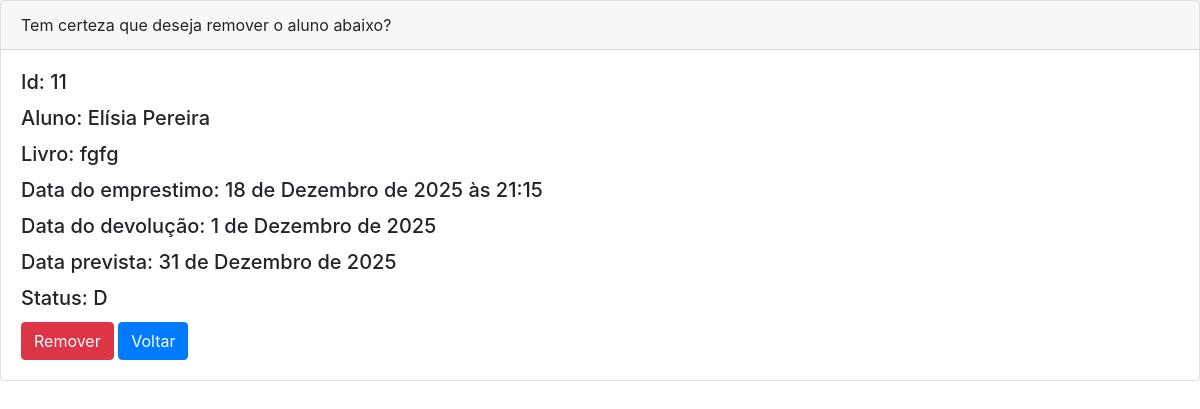
The app's page /emprestimos/excluir_emprestimo/11 with its own data.
### apps/emprestimos/models.py (models this page shows, shortened)
class Emprestimo(models.Model):
    aluno_id = models.ForeignKey(Aluno, verbose_name='Aluno', on_delete=models.CASCADE)
    livro_id = models.ForeignKey(Livro, verbose_name='Livro',on_delete=models.CASCADE)
    data_emprestimo = models.DateTimeField(verbose_name='Data Empréstimo', auto_now_add=True)
    data_devolucao = models.DateField(verbose_name='Data Devolução', default=date.today)
    data_prevista_devolucao = models.DateField(verbose_name='Previsão devolução')
    status = models.CharField(max_length=1, choices=[('E','Emprestado'), ('D','Devolvido')])
    class Meta:
        db_table = 'Emprestimo'
        verbose_name = 'Emprestimo'
        verbose_name_plural = 'Emprestimos'
        ordering = ['status']
        managed = True

### apps/alunos/models.py (models this page shows, shortened)
class Aluno(models.Model):
    nome = models.CharField(max_length=100, blank=False, null=False)
    matricula = models.CharField(max_length=20, blank=False, null=False)
    email = models.EmailField(blank=False, null=False)
    telefone = models.CharField(max_length=20, blank=False, null=False)
    data_criacao = models.DateTimeField(auto_now_add=True)
    ultima_modificacao = models.DateTimeField(auto_now=True)
    data_evento = models.DateField(default=date.today)
    class Meta:
        db_table = 'Aluno'
        verbose_name = 'Aluno'
        verbose_name_plural = 'Alunos'
        ordering = ['nome']

### apps/livros/models.py (models this page shows)
class Livro(models.Model):
    titulo = models.CharField(max_length=100, blank=False, null=False)
    autor = models.CharField(max_length=100, blank=False, null=False)
    edicao = models.CharField(max_length=2)
    editora = models.CharField(max_length=50)
    ano_publicacao = models.DateField(blank=False, null=False)
    isbn = models.CharField(max_length=14)
    numero_paginas = models.IntegerField(blank=False, null=False)
    def __str__(self):
        return self.titulo
    class Meta:
        db_table = 'Livro'
        verbose_name = 'Livro'
        verbose_name_plural = 'Livros'
        ordering = ['titulo']

### apps/emprestimos/views.py (the view)
# urls.py: path('excluir_emprestimo/<int:id>', views.excluir_emprestimo, name='excluir_emprestimo'),
def excluir_emprestimo(request, id):
    template_name = 'emprestimos/excluir_emprestimo.html'
    emprestimo = Emprestimo.objects.get(id=id)
    context = {'emprestimo': emprestimo}
    if request.method == "POST":
        emprestimo.delete()
        messages.error(request, 'O emprestimo foi excluído com sucesso.')
        return redirect('emprestimos:listar_emprestimos')
    return render(request, template_name, context)

### apps/alunos/models.py (called while the page is built)
    def __str__(self):
        return self.nome

### apps/emprestimos/templates/emprestimos/excluir_emprestimo.html (shortened to what this page needs)
<!DOCTYPE html>
<html lang="pt-br">
<head>
    <link rel="stylesheet" href="https://cdn.jsdelivr.net/npm/bootstrap@4.6.1/dist/css/bootstrap.min.css">
    <link rel="stylesheet" href="https://cdnjs.cloudflare.com/ajax/libs/font-awesome/4.7.0/css/font-awesome.min.css">
</head>
<body>
<div class="card">
    <div class="card-header">
        Tem certeza que deseja remover o aluno abaixo?
    </div>
    <div class="card-body">
        <h5 class="card-title">Id: {{emprestimo.id}}</h5>
        <h5 class="card-title">Aluno: {{emprestimo.aluno_id}}</h5>
        <h5 class="card-title">Livro: {{emprestimo.livro_id}}</h5>
        <h5 class="card-title">Data do emprestimo: {{emprestimo.data_emprestimo}}</h5>
        <h5 class="card-title">Data do devolução: {{emprestimo.data_devolucao}}</h5>
        <h5 class="card-title">Data prevista: {{emprestimo.data_prevista_devolucao}}</h5>
        <h5 class="card-title">Status: {{emprestimo.status}}</h5>
        <form method="post">
            <button class="btn btn-danger" type="submit">Remover</button>
            <a href="{{request.META.HTTP_REFERER}}" class="btn btn-primary">Voltar</a>
        </form>
    </div>
</div>
</body>
</html>

### records on screen
Emprestimo: id "11", aluno_id "Elísia Pereira", livro_id "fgfg", data_emprestimo "18 de Dezembro de 2025 às 21:15", data_devolucao "1 de Dezembro de 2025", data_prevista_devolucao "31 de Dezembro de 2025", status "D"
